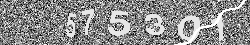
#> input picture tw_captcha_cracker/human6.png, 250 x 45 px
$ python morphological_tests.py
#> lines starting #> are read from the running program, lines starting #| are printed output that depends on the picture
import cv2
import numpy as np
from matplotlib import pyplot as plt


img = cv2.imread('human6.png',0)
#> img is the input picture: shape (45, 250); min 0, max 255, mean 139.6

ret,thresh4 = cv2.threshold(img,200,255,cv2.THRESH_TOZERO)
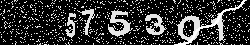
#> thresh4: shape (45, 250); min 0, max 255, mean 51.8
ret,thresh5 = cv2.threshold(thresh4,240,255,cv2.THRESH_TOZERO_INV)
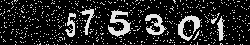
#> thresh5: shape (45, 250); min 0, max 240, mean 39


kernel = np.ones((2,2),np.uint8)
erosion = cv2.erode(thresh5,kernel,iterations = 1)
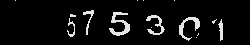
#> erosion: shape (45, 250); min 0, max 237, mean 14.9

dilation = cv2.dilate(erosion,kernel,iterations = 1)
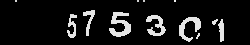
#> dilation: shape (45, 250); min 0, max 237, mean 22.4
closing = cv2.morphologyEx(erosion, cv2.MORPH_CLOSE, kernel)
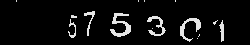
#> closing: shape (45, 250); min 0, max 237, mean 14.9

cv2.imwrite('test6-2.jpg', closing)


plt.imshow(closing, 'gray')
plt.show()

$ run again, with tw_captcha_cracker/human1.png copied over tw_captcha_cracker/human6.png
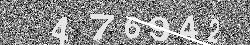
#> input picture tw_captcha_cracker/human1.png, 250 x 45 px
#> img is the input picture: shape (45, 250); min 0, max 255, mean 140.6
#> `ret,thresh5 = cv2.threshold(thresh4,240,255,cv2.THRESH_TOZERO_INV)`:
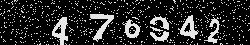
#> thresh5: shape (45, 250); min 0, max 240, mean 40.6
#> `closing = cv2.morphologyEx(erosion, cv2.MORPH_CLOSE, kernel)`:
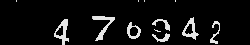
#> closing: shape (45, 250); min 0, max 237, mean 16.8

$ run again, with tw_captcha_cracker/human2.png copied over tw_captcha_cracker/human6.png
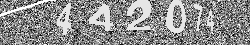
#> input picture tw_captcha_cracker/human2.png, 250 x 45 px
#> img is the input picture: shape (45, 250); min 0, max 255, mean 141.8
#> `ret,thresh5 = cv2.threshold(thresh4,240,255,cv2.THRESH_TOZERO_INV)`:
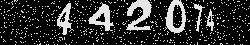
#> thresh5: shape (45, 250); min 0, max 240, mean 45.1
#> `closing = cv2.morphologyEx(erosion, cv2.MORPH_CLOSE, kernel)`:
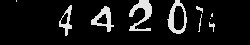
#> closing: shape (45, 250); min 0, max 230, mean 21.9

$ run again, with tw_captcha_cracker/human3.png copied over tw_captcha_cracker/human6.png
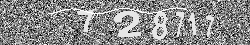
#> input picture tw_captcha_cracker/human3.png, 250 x 45 px
#> img is the input picture: shape (45, 250); min 0, max 255, mean 137.9
#> `ret,thresh5 = cv2.threshold(thresh4,240,255,cv2.THRESH_TOZERO_INV)`:
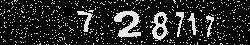
#> thresh5: shape (45, 250); min 0, max 240, mean 36.4
#> `closing = cv2.morphologyEx(erosion, cv2.MORPH_CLOSE, kernel)`:
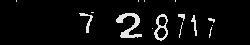
#> closing: shape (45, 250); min 0, max 237, mean 13.1
